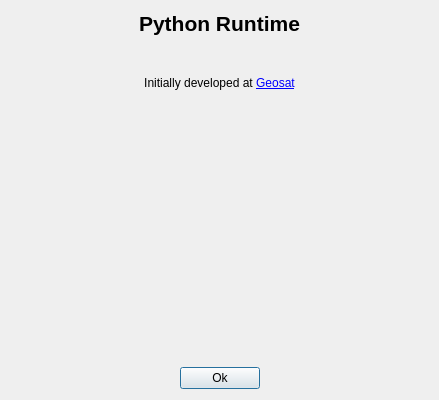
<?xml version="1.0" encoding="UTF-8"?>
<ui version="4.0">
 <class>AboutDialog</class>
 <widget class="QDialog" name="AboutDialog">
  <property name="geometry">
   <rect>
    <x>0</x>
    <y>0</y>
    <width>439</width>
    <height>400</height>
   </rect>
  </property>
  <property name="sizePolicy">
   <sizepolicy hsizetype="Fixed" vsizetype="Fixed">
    <horstretch>0</horstretch>
    <verstretch>0</verstretch>
   </sizepolicy>
  </property>
  <property name="windowTitle">
   <string>About Python Plugin</string>
  </property>
  <layout class="QVBoxLayout" name="verticalLayout">
   <item>
    <layout class="QHBoxLayout" name="horizontalLayout">
     <item>
      <widget class="QLabel" name="mainLabel">
       <property name="text">
        <string>&lt;html&gt;&lt;head/&gt;&lt;body&gt;&lt;p align=&quot;center&quot;&gt;&lt;span style=&quot; font-size:16pt; font-weight:600;&quot;&gt;Python Runtime&lt;/span&gt;&lt;/p&gt;&lt;/body&gt;&lt;/html&gt;</string>
       </property>
      </widget>
     </item>
    </layout>
   </item>
   <item>
    <widget class="QLabel" name="pythonVersionLabel">
     <property name="text">
      <string>&lt;html&gt;&lt;head/&gt;&lt;body&gt;&lt;p align=&quot;center&quot;&gt;&lt;br/&gt;&lt;/p&gt;&lt;/body&gt;&lt;/html&gt;</string>
     </property>
     <property name="alignment">
      <set>Qt::AlignCenter</set>
     </property>
    </widget>
   </item>
   <item>
    <widget class="QLabel" name="geosatSupportLabel">
     <property name="text">
      <string>&lt;html&gt;&lt;head/&gt;&lt;body&gt;&lt;p align=&quot;center&quot;&gt;Initially developed at &lt;a
       href=&quot;https://www.geo-sat.com/fr/&quot;&gt;&lt;span style=&quot; text-decoration:
       underline; color:#0000ff;&quot;&gt;Geosat&lt;/span&gt;&lt;/a&gt;&lt;/p&gt;&lt;p align=&quot;center&quot;&gt;&lt;br/&gt;&lt;a
       href=&quot;https://www.geo-sat.com/en&quot;&gt;&lt;img src=&quot;:/CC/plugin/PythonRuntime/images/geo-sat-logo.png&quot;
       width=&quot;200&quot;/&gt;&lt;/a&gt;&lt;/p&gt;&lt;/body&gt;&lt;/html&gt;
      </string>
     </property>
     <property name="openExternalLinks">
      <bool>true</bool>
     </property>
    </widget>
   </item>
   <item>
    <spacer name="verticalSpacer">
     <property name="orientation">
      <enum>Qt::Vertical</enum>
     </property>
     <property name="sizeType">
      <enum>QSizePolicy::Expanding</enum>
     </property>
     <property name="sizeHint" stdset="0">
      <size>
       <width>20</width>
       <height>40</height>
      </size>
     </property>
    </spacer>
   </item>
   <item>
    <layout class="QHBoxLayout" name="buttonGroup">
     <item>
      <spacer name="horizontalSpacer">
       <property name="orientation">
        <enum>Qt::Horizontal</enum>
       </property>
       <property name="sizeHint" stdset="0">
        <size>
         <width>40</width>
         <height>20</height>
        </size>
       </property>
      </spacer>
     </item>
     <item>
      <widget class="QPushButton" name="okBtn">
       <property name="text">
        <string>Ok</string>
       </property>
      </widget>
     </item>
     <item>
      <spacer name="horizontalSpacer_2">
       <property name="orientation">
        <enum>Qt::Horizontal</enum>
       </property>
       <property name="sizeHint" stdset="0">
        <size>
         <width>40</width>
         <height>20</height>
        </size>
       </property>
      </spacer>
     </item>
    </layout>
   </item>
  </layout>
 </widget>
 <resources>
  <include location="../../qPythonRuntime.qrc"/>
 </resources>
 <connections/>
</ui>
